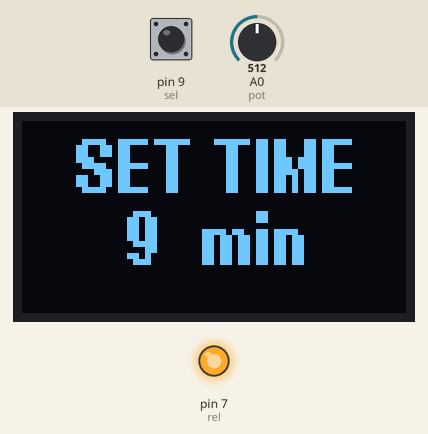
This sketch was run on a simulated Arduino Uno, built with avr-gcc and run on an emulated ATmega328P. On the bench: 128×64 one-colour display, output pins drawn as LEDs (lit = HIGH). The test bench sets the inputs (shaded band); at power-on: pin 9 (sel) HIGH, A0 (pot) = 512.

Above: at 1.3 s.
1.4 s: pin 9 (sel) pulled LOW for 0.65 s
At 2.5 s:
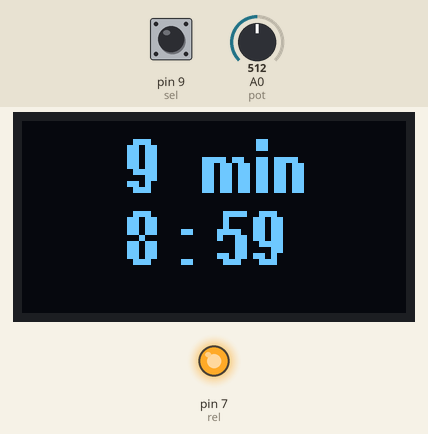
At 3.5 s:
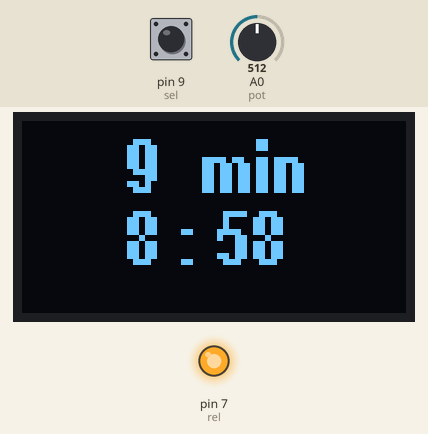
Timing chart, 0 to 5.0 s (numbered marks = the images above; inputs shaded):
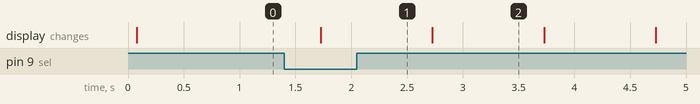

The sketch:

rele_vr1.ino.ino
```cpp
#include "SSD1306AsciiAvrI2c.h"  // библиотека дисплея
#include "utf8font10x16.h"       // шрифт
#define I2C_ADDRESS 0x3C         // инициализация дисплея
SSD1306AsciiAvrI2c oled;         // называем дисплей для кода

#define rel 7   // называем выход на реле
#define sel 9   // называем вход на кнопку выбора режима
#define pot A0  // называем вход потенциометра для выбора время

int SEC = 0;          // задаём переменные время для кода
int MIN = 0;          // задаём переменные время для кода
unsigned long timer;  // задаём переменные время для кода

byte w = 0;  // задаём переменную цикла для кода

void setup() {
  oled.begin(&Adafruit128x64, I2C_ADDRESS);  // инициализация дисплея
  oled.setFont(utf8font10x16);               // инициализация шрифта

  pinMode(rel, OUTPUT);     // определяем каким будет пин
  digitalWrite(rel, HIGH);  // определяем начальное состояние пина

  pinMode(pot, INPUT);         // определяем каким будет пин
  pinMode(sel, INPUT_PULLUP);  // определяем каким будет пин
}

void loop() {
  int x;  // определяем переменную время для корректного отображения при нуливом положении
  int y;  // определяем переменную время для корректного отображения при положении больше нуля

  x = analogRead(pot) / 60;  // делим переменную для получения нужного диапазона(1-18 минут при 60)
  y = x + 1;                 // определяем переменную время для корректного отображения при положении больше нуля
  MIN = y;                   // передаём переменную время в дальнейший код


  oled.clear();            // очищаем дисплей
  oled.set2X();            // увеличиваем шрифт в 2 раза
  oled.setCursor(18, 0);   // выставляем курсор
  oled.print("SET TIME");  // выводим на дисплей
  oled.setCursor(35, 3);   // выставляем курсор
  oled.print(y);           // выводим на дисплей
  oled.setCursor(60, 3);   // выставляем курсор
  oled.print("min");       // выводим на дисплей
  delay(500);

  if (x == 0) {  // передаём переменную время в дальнейший код если потенциометр в нуливом положении
    MIN = x;     // передаём переменную время в дальнейший код если потенциометр в нуливом положении
  }
  if (!digitalRead(sel)) {  // ждём нажатие кнопки для начала отсчёта

    if (SEC == 0) {   // магия с таймером
      SEC = 60;       // магия с таймером
      MIN = MIN - 1;  // магия с таймером
    }
    if (MIN < 0) { MIN = 0; }  // магия с таймером
    w = 1;
  }

  while (w == 1) {
    if (millis() - timer > 1000) {  // переводим в секунды
      timer = millis();
      SEC = SEC - 1;
      if (SEC == 0 && MIN == 0) {  // если таймер дошел до 0
        oled.clear();              // очищаем дисплей
        oled.setCursor(40, 3);     // выставляем курсор
        oled.print("STOP");        // выводим на дисплей
        digitalWrite(rel, LOW);    // переводим выход на реле в положение 0
        w = 0;                     // выходим из цикла
        exit(0);                   // останавливаем ардуино
      }

      if (SEC == 0 && w == 1) {    // магия с таймером
        SEC = 59;                  // магия с таймером
        MIN = MIN - 1;             // магия с таймером
        if (MIN < 0) { MIN = 0; }  // магия с таймером
      }

      if (w == 1) {             // пока работает таймер выводим на дисплей
        oled.clear();           // очищаем дисплей
        oled.set2X();           // увеличиваем шрифт в 2 раза
        oled.setCursor(35, 0);  // выставляем курсор
        oled.print(y);          // выводим на дисплей
        oled.setCursor(60, 0);  // выставляем курсор
        oled.print("min");      // выводим на дисплей
        oled.setCursor(35, 3);  // выставляем курсор
        oled.print(MIN);        // выводим на дисплей
        oled.print(" : ");      // выводим на дисплей
        oled.print(SEC);        // выводим на дисплей
      }
    }
  }
}
```

Source omitted: tf8font10x16.h (data table, 17061 bytes)

Measured:
- after the input at 1.4 s, the display: changes after 0.33 s (image 1)
- what the display in image 2 shows lasts 1.0 s, from 2.7 s to 3.7 s
